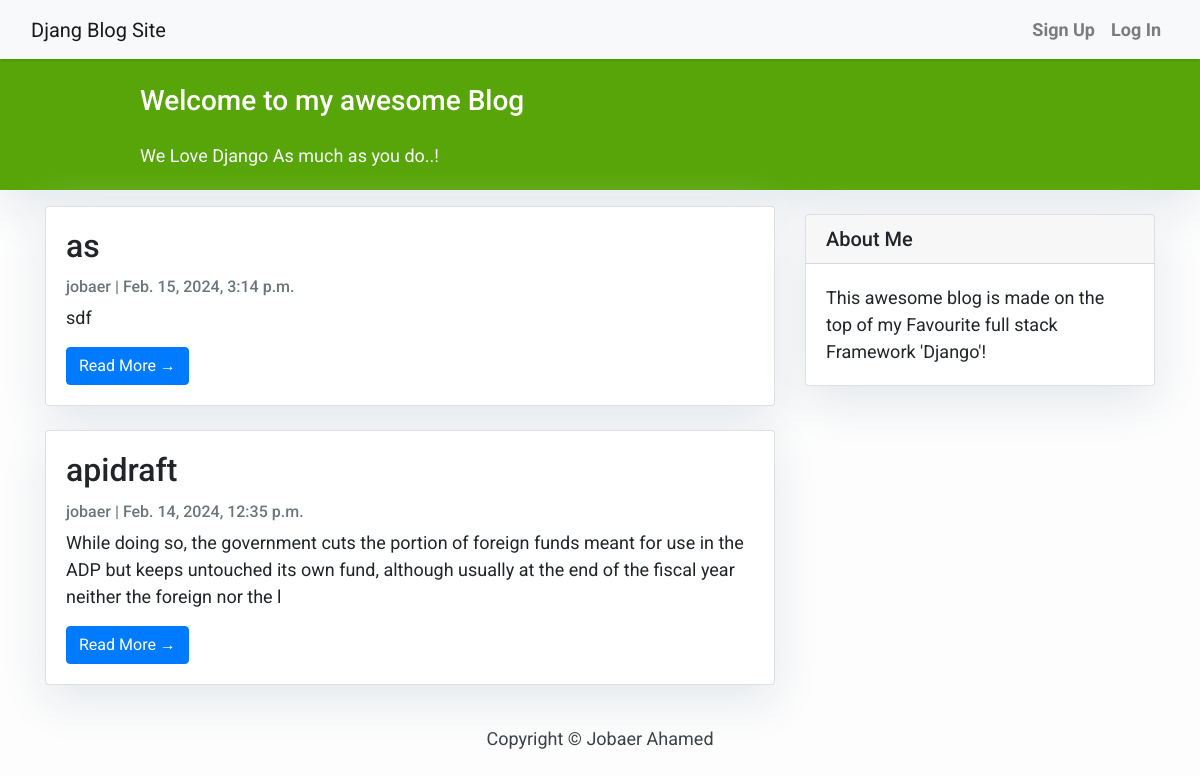
The app's page /draft/ with its own data.
### blog/models.py (models this page shows, shortened)
class Post(models.Model):
    title = models.CharField(max_length = 200 , unique = True)
    slug = models.SlugField(max_length=200, unique=True,null=False)
    author = models.ForeignKey(User, on_delete = models.CASCADE ,related_name='blog_posts')
    content = models.TextField()
    created_on = models.DateTimeField(auto_now_add=True)
    updated_on = models.DateTimeField(auto_now= True)
    status = models.IntegerField(choices = STATUS, default = 0)
    class Meta:
        ordering = ['-created_on']

### accounts/models.py (models this page shows)
class CustomUser(AbstractUser):
    email = models.EmailField(_('email address'), unique = True)
    is_verified = models.BooleanField(default = False)
    otp = models.CharField(max_length=6, null=True, blank=True)  # Add the otp field he

### blog/views.py (the view)
# urls.py: path('draft/',DraftPostListView.as_view(), name='draftpost'),
class DraftPostListView(ListView):
    queryset = Post.objects.filter(status=0).order_by('-created_on')
    template_name = "draftPost_list.html"

### templates/draftPost_list.html (shortened to what this page needs)
{% extends "base.html" %}
{% block content %}
<header class="masthead">
    <div class="container">
        <div class="row">
            <div class=" col-md-8 col-md-10 mx-auto">
                <div class="site-heading">
                    <h3 class=" site-heading my-4 mt-3 text-white"> Welcome to my awesome Blog </h3>
                    <p class="text-light">We Love Django As much as you do..! &nbsp
                    </p>
                </div>
            </div>
        </div>
    </div>
</header>
<div class="container">
    <div class="row">
        <div class="col-md-8 mt-3 left">
            {% for post in post_list %}
            <div class="card mb-4">
                <div class="card-body">
                    <h2 class="card-title">{{ post.title }}</h2>
                    <p class="card-text text-muted h6">{{ post.author }} | {{ post.created_on}} </p>
                    <p class="card-text">{{post.content|slice:":200" }}</p>
                    <a href="{% url 'post_detail' post.slug  %}" class="btn btn-primary">Read More &rarr;</a>
                </div>
            </div>
            {% endfor %}
        </div>
        {% block sidebar %} {% include 'sidebar.html' %} {% endblock sidebar %}
    </div>
</div>
{%endblock%}

### templates/base.html (style rules this page uses)
body { font-family: "Roboto", sans-serif; font-size: 17px; background-color: #fdfdfd; }
.masthead { background: #57A509; height: auto; padding-bottom: 5px; box-shadow: 0 16px 48px #E3E7EB; padding-top: 1px; }

### templates/draftPost_list.html (style rules this page uses)
body { font-family: "Roboto", sans-serif; font-size: 18px; background-color: #fdfdfd; }
.card { box-shadow: 0 16px 48px #E3E7EB; }

### templates/sidebar.html (style rules this page uses)
.card { box-shadow: 0 16px 48px #E3E7EB; }

### records on screen
Post: title "as", author "jobaer", created_on "Feb. 15, 2024, 3:14 p.m.", content "sdf"
Post: title "apidraft", author "jobaer", created_on "Feb. 14, 2024, 12:35 p.m.", content "While doing so, the government cuts the portion of foreign funds meant for use in the ADP but keeps untouched its own fund, although usually at the end of the fiscal year neither the foreign nor the l"
